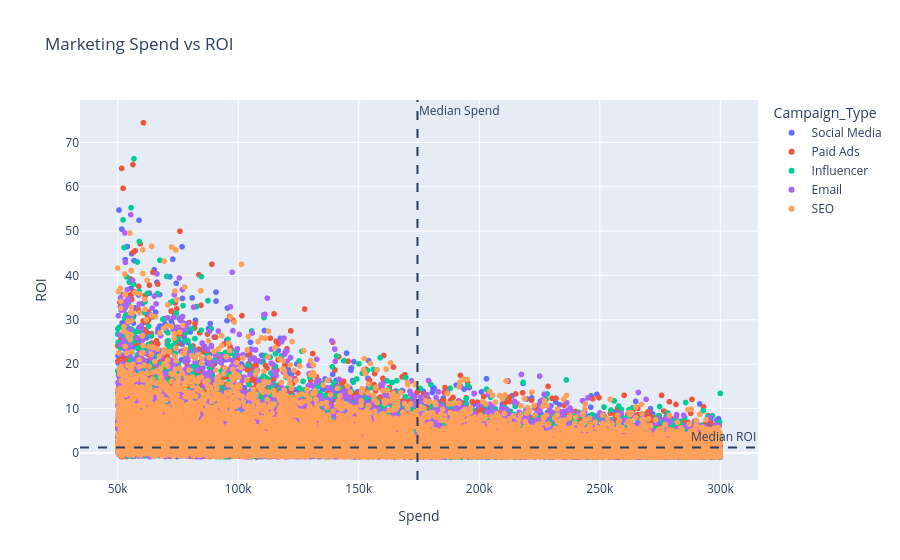

The notebook cell saved with this chart:
### Code cell
fig = px.scatter(
    df,
    x='Spend',
    y='ROI',
    color='Campaign_Type',
    hover_name='Campaign_ID',
    hover_data=['Revenue', 'Conversions', 'Conversion_Rate'],
    title='Marketing Spend vs ROI'
)

fig.add_vline(
    x=spend_median,
    line_dash='dash',
    annotation_text='Median Spend'
)

fig.add_hline(
    y=roi_median,
    line_dash='dash',
    annotation_text='Median ROI'
)

fig.show()

### Figure 1 — Plotly figure (JSON) as saved in the notebook; plotly's stock layout.template omitted (floating-point values rounded to 4 significant figures; data arrays with more than 128 entries replaced by an {"elided": "..."} marker saying what was removed)
{"data": [{"customdata": {"elided": "11114x3 float values"}, "hovertemplate": "<b>%{hovertext}</b><br><br>Campaign_Type=Social Media<br>Spend=%{x}<br>ROI=%{y}<br>Revenue=%{customdata[0]}<br>Conversions=%{customdata[1]}<br>Conversion_Rate=%{customdata[2]}<extra></extra>", "hovertext": {"elided": "11114 str values"}, "legendgroup": "Social Media", "marker": {"color": "#636efa", "symbol": "circle"}, "mode": "markers", "name": "Social Media", "showlegend": true, "type": "scattergl", "x": {"elided": "11114 float values"}, "xaxis": "x", "y": {"elided": "11114 float values"}, "yaxis": "y"}, {"customdata": {"elided": "11116x3 float values"}, "hovertemplate": "<b>%{hovertext}</b><br><br>Campaign_Type=Paid Ads<br>Spend=%{x}<br>ROI=%{y}<br>Revenue=%{customdata[0]}<br>Conversions=%{customdata[1]}<br>Conversion_Rate=%{customdata[2]}<extra></extra>", "hovertext": {"elided": "11116 str values"}, "legendgroup": "Paid Ads", "marker": {"color": "#EF553B", "symbol": "circle"}, "mode": "markers", "name": "Paid Ads", "showlegend": true, "type": "scattergl", "x": {"elided": "11116 float values"}, "xaxis": "x", "y": {"elided": "11116 float values"}, "yaxis": "y"}, {"customdata": {"elided": "11134x3 float values"}, "hovertemplate": "<b>%{hovertext}</b><br><br>Campaign_Type=Influencer<br>Spend=%{x}<br>ROI=%{y}<br>Revenue=%{customdata[0]}<br>Conversions=%{customdata[1]}<br>Conversion_Rate=%{customdata[2]}<extra></extra>", "hovertext": {"elided": "11134 str values"}, "legendgroup": "Influencer", "marker": {"color": "#00cc96", "symbol": "circle"}, "mode": "markers", "name": "Influencer", "showlegend": true, "type": "scattergl", "x": {"elided": "11134 float values"}, "xaxis": "x", "y": {"elided": "11134 float values"}, "yaxis": "y"}, {"customdata": {"elided": "11112x3 float values"}, "hovertemplate": "<b>%{hovertext}</b><br><br>Campaign_Type=Email<br>Spend=%{x}<br>ROI=%{y}<br>Revenue=%{customdata[0]}<br>Conversions=%{customdata[1]}<br>Conversion_Rate=%{customdata[2]}<extra></extra>", "hovertext": {"elided": "11112 str values"}, "legendgroup": "Email", "marker": {"color": "#ab63fa", "symbol": "circle"}, "mode": "markers", "name": "Email", "showlegend": true, "type": "scattergl", "x": {"elided": "11112 float values"}, "xaxis": "x", "y": {"elided": "11112 float values"}, "yaxis": "y"}, {"customdata": {"elided": "11079x3 float values"}, "hovertemplate": "<b>%{hovertext}</b><br><br>Campaign_Type=SEO<br>Spend=%{x}<br>ROI=%{y}<br>Revenue=%{customdata[0]}<br>Conversions=%{customdata[1]}<br>Conversion_Rate=%{customdata[2]}<extra></extra>", "hovertext": {"elided": "11079 str values"}, "legendgroup": "SEO", "marker": {"color": "#FFA15A", "symbol": "circle"}, "mode": "markers", "name": "SEO", "showlegend": true, "type": "scattergl", "x": {"elided": "11079 float values"}, "xaxis": "x", "y": {"elided": "11079 float values"}, "yaxis": "y"}], "layout": {"annotations": [{"showarrow": false, "text": "Median Spend", "x": 174400.0, "xanchor": "left", "xref": "x", "y": 1, "yanchor": "top", "yref": "y domain"}, {"showarrow": false, "text": "Median ROI", "x": 1, "xanchor": "right", "xref": "x domain", "y": 1.24, "yanchor": "bottom", "yref": "y"}], "legend": {"title": {"text": "Campaign_Type"}, "tracegroupgap": 0}, "shapes": [{"line": {"dash": "dash"}, "type": "line", "x0": 174400.0, "x1": 174400.0, "xref": "x", "y0": 0, "y1": 1, "yref": "y domain"}, {"line": {"dash": "dash"}, "type": "line", "x0": 0, "x1": 1, "xref": "x domain", "y0": 1.24, "y1": 1.24, "yref": "y"}], "title": {"text": "Marketing Spend vs ROI"}, "xaxis": {"anchor": "y", "domain": [0, 1], "title": {"text": "Spend"}}, "yaxis": {"anchor": "x", "domain": [0, 1], "title": {"text": "ROI"}}}}
